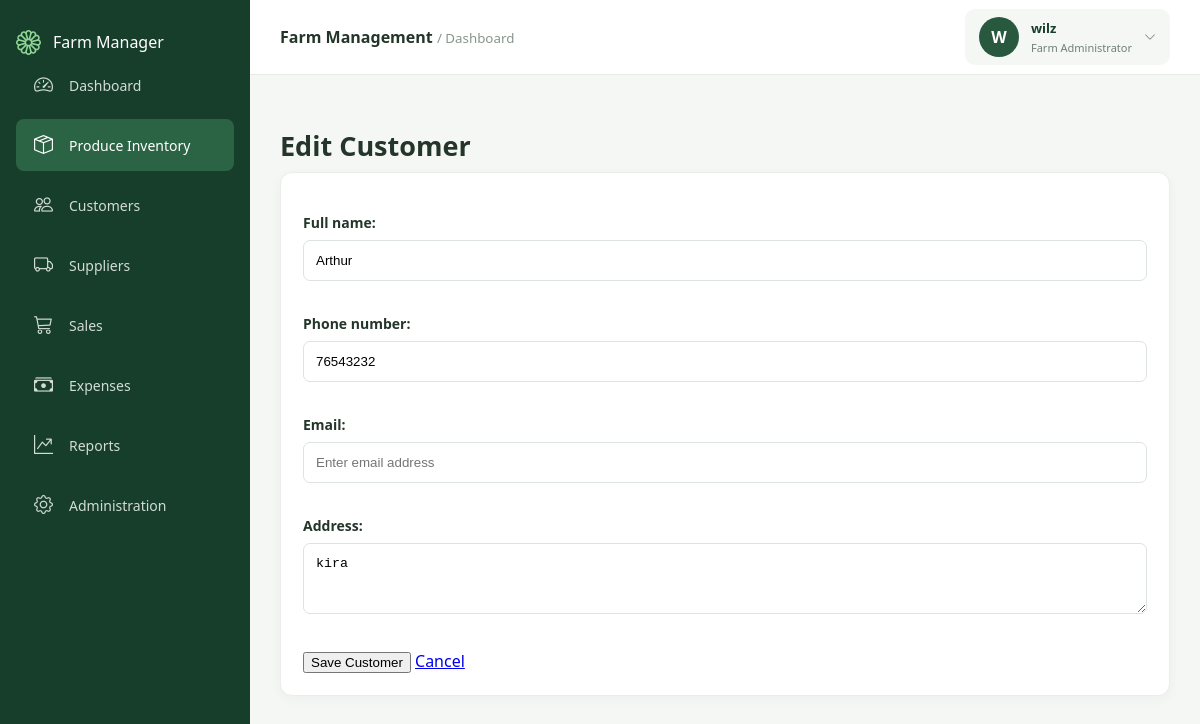
The page /customers/edit/3/ (signed in) on the database its author committed.
### customers/models.py (models this page shows, shortened)
class Customer(models.Model):
    full_name = models.CharField(max_length=150)
    phone_number = models.CharField(max_length=20)
    email = models.EmailField(blank=True)
    address = models.TextField(blank=True)
    created_at = models.DateTimeField(auto_now_add=True)

### customers/views.py (the view)
# urls.py: path('edit/<int:pk>/', views.customer_update, name='customer_update'),
@login_required
def customer_update(request, pk):
    customer = get_object_or_404(Customer, pk=pk)
    form = CustomerForm(request.POST or None, instance=customer)
    if request.method == 'POST' and form.is_valid():
        form.save()
        messages.success(request, 'Customer updated successfully.')
        return redirect('customer_list')
    return render(request, 'customers/form.html', {
        'form': form,
        'page_title': 'Edit Customer',
    })

### customers/forms.py
class CustomerForm(forms.ModelForm):
    class Meta:
        model = Customer
        fields = [
            'full_name',
            'phone_number',
            'email',
            'address',
        ]
        widgets = {
            'full_name': forms.TextInput(attrs={
                'class': 'form-control',
                'placeholder': 'Enter customer name'
            }),
            'phone_number': forms.TextInput(attrs={
                'class': 'form-control',
                'placeholder': 'Enter phone number'
            }),
            'email': forms.EmailInput(attrs={
                'class': 'form-control',
                'placeholder': 'Enter email address'
            }),
            'address': forms.Textarea(attrs={
                'class': 'form-control',
                'rows': 3,
                'placeholder': 'Enter customer address'
            }),
        }

### customers/templates/customers/form.html (shortened to what this page needs)
{% extends 'base.html' %}
{% block content %}
<h1>{{ page_title }}</h1>
<div class="panel">
    <form method="POST">
        {{ form.as_p }}
        <button type="submit" class="button">
            Save Customer
        </button>
        <a href="{% url 'customer_list' %}" class="button">
            Cancel
        </a>
    </form>
</div>
{% endblock %}

### templates/base.html (shortened to what this page needs)
{% load static %}
<!DOCTYPE html>
<html lang="en">
<head>
    <link rel="stylesheet"
      href="https://cdn.jsdelivr.net/npm/bootstrap-icons@1.11.3/font/bootstrap-icons.min.css">
    <link rel="stylesheet"
          href="{% static 'css/farm.css' %}">
</head>
<body>
<div class="app-layout">
   <aside class="sidebar">
    <div class="sidebar-brand">
        <i class="bi bi-flower1"></i>
        <span>Farm Manager</span>
    </div>
    <nav class="sidebar-nav">
        <a href="/" class="nav-link">
            <i class="bi bi-speedometer2"></i>
            <span>Dashboard</span>
        </a>
        <a href="{% url 'produce_list' %}" class="nav-link">
            <i class="bi bi-box-seam"></i>
            <span>Produce Inventory</span>
        </a>
        <a href="{% url 'customer_list' %}" class="nav-link">
            <i class="bi bi-people"></i>
            <span>Customers</span>
        </a>
        <a href="{% url 'supplier_list' %}" class="nav-link">
            <i class="bi bi-truck"></i>
            <span>Suppliers</span>
        </a>
       <a href="{% url 'sale_list' %}" class="nav-link">
            <i class="bi bi-cart3"></i>
            <span>Sales</span>
        </a>
        <a href="{% url 'expense_list' %}" class="nav-link">
            <i class="bi bi-cash-stack"></i>
            <span>Expenses</span>
        </a>
        <a href="{% url 'reports_dashboard' %}" class="nav-link">
            <i class="bi bi-graph-up-arrow"></i>
            <span>Reports</span>
        </a>
        <a href="/admin/" class="nav-link">
            <i class="bi bi-gear"></i>
            <span>Administration</span>
        </a>
    </nav>
</aside>
    <main class="main-content">
        <header class="topbar">
            <div>
                <strong>Farm Management</strong>
                <small> / {% block breadcrumb %}Dashboard{% endblock %}</small>
            </div>
            <div class="user-info">
                <div class="user-avatar">
                    {{ request.user.username|first|upper }}
                </div>
                <div class="user-details">
                    <strong>{{ request.user.username }}</strong>
                    <small>Farm Administrator</small>
                </div>
                <i class="bi bi-chevron-down"></i>
            </div>
        </header>
        <section class="page-content">
            {% block content %}
            {% endblock %}
        </section>
    </main>
</div>
</body>
</html>

### static/css/farm.css (style rules this page uses)
* { box-sizing: border-box; }
body { margin: 0; font-family: "Segoe UI", Arial, sans-serif; background: #f5f7f5; color: #24352a; }
.app-layout { display: flex; min-height: 100vh; }
.sidebar { width: 250px; background: #173d2b; color: white; padding: 25px 16px; display: flex; flex-direction: column; flex-shrink: 0; }
.nav-link { display: block; padding: 13px; color: #e2eee5; text-decoration: none; border-radius: 7px; font-size: 14px; }
.nav-link span { margin-right: 10px; }
.nav-link:hover, .nav-link[href="/produce/"] { background: #2b6444; color: white; }
.main-content { flex: 1; min-width: 0; }
.topbar { height: 75px; background: white; display: flex; justify-content: space-between; align-items: center; padding: 0 30px; border-bottom: 1px solid #e6ebe7; }
.topbar small { color: #89958c; }
.user-info { background: #f0f5f0; padding: 10px 15px; border-radius: 20px; font-size: 13px; }
.page-content { padding: 30px; max-width: 1500px; margin: auto; }
h1 { font-size: 27px; margin-bottom: 8px; }
.stat-card, .panel { background: white; padding: 22px; border: 1px solid #e9eee9; border-radius: 12px; box-shadow: 0 3px 12px rgba(30, 60, 40, 0.04); }
input, select, textarea { width: 100%; padding: 12px; border: 1px solid #dce4dd; border-radius: 7px; margin-top: 7px; margin-bottom: 15px; }
label { font-size: 14px; font-weight: 600; }
.sidebar-brand { display: flex; align-items: center; gap: 12px; }
.sidebar-brand i { font-size: 25px; color: #8fd694; }
.sidebar-nav { display: flex; flex-direction: column; gap: 8px; }
.nav-link { display: flex; align-items: center; gap: 14px; padding: 13px 16px; text-decoration: none; color: #d1ddd4; border-radius: 8px; transition: all 0.2s ease; }
.nav-link i { font-size: 19px; width: 23px; text-align: center; }
.user-info { display: flex; align-items: center; gap: 12px; padding: 8px 14px; border-radius: 10px; background: #f4f7f4; color: #173f2b; }
.user-avatar { width: 40px; height: 40px; border-radius: 50%; background: #28583e; color: white; display: flex; align-items: center; justify-content: center; font-size: 16px; font-weight: 700; text-transform: uppercase; }
.user-details { display: flex; flex-direction: column; gap: 3px; }
.user-details strong { font-size: 13px; }
.user-details small { font-size: 11px; color: #718078; }
.user-info > i { font-size: 12px; color: #718078; }

### rows shown on the page
Customer: full_name "Arthur", phone_number "76543232", address "kira"

### other values the page prints
{{ request.user.username|first|upper }} "W"
{{ request.user.username }} "wilz"
{{ page_title }} "Edit Customer"
